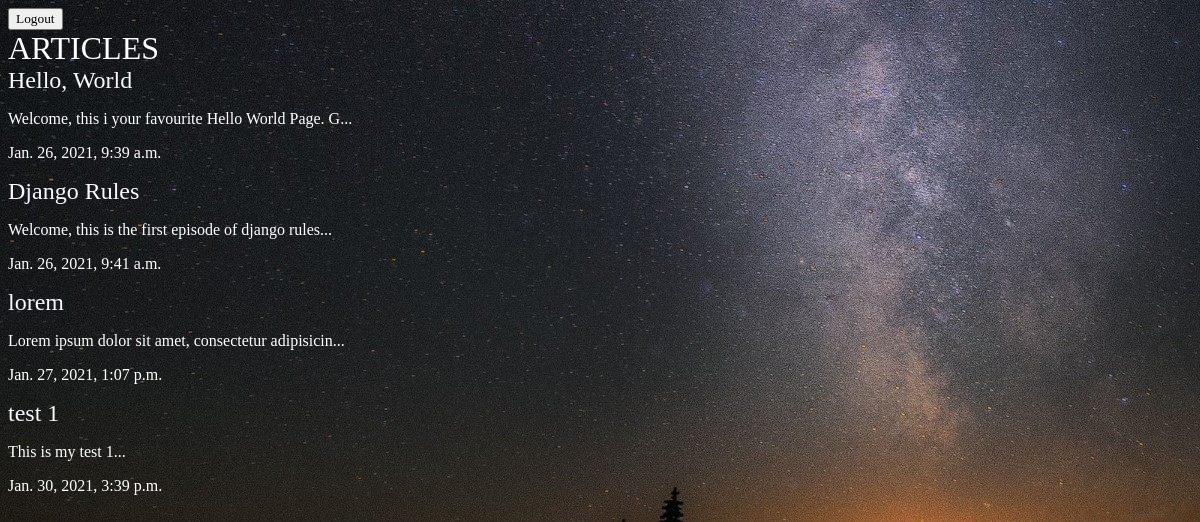
The app's page /articles/ with its own data.
### articles/models.py (models this page shows, shortened)
class Articles(models.Model):
    title = models.CharField(max_length=100)
    slug = models.SlugField()
    body = models.TextField()
    date = models.DateTimeField(auto_now_add=True)
    thumb = models.ImageField(default='default.png', blank=True)
    def snippet(self):
        return self.body[:50] + '...'

### articles/views.py (the view)
# urls.py: path('', views.article_list, name="article_list"),
def article_list(request):
    articles = Articles.objects.all().order_by('date')
    return render(request, 'articles/article_list.html', {'articles': articles})

### articles/templates/articles/article_list.html
{% extends 'base.html' %}
{% block content%}
    <h1>ARTICLES</h1>
    <div class="article">
        {% for article in articles %}
            <div class="article">
                <h2><a href="{% url 'articles:article_detail' slug=article.slug %}">{{ article.title }}</a></h2>
                <p>{{ article.snippet }}</p>
                <p>{{ article.date }}</p>
            </div>
        {% endfor %}
    </div>
{% endblock %}

### assets/style.css (style rules this page uses)
body * { font-family: Tahoma; }
body { background-color: #0f121f; color: #fff; background-image: url(/static/images/bg.png); background-repeat: no-repeat; }
h1, h2, h3, h4, h5 { font-weight: normal; margin: 0; }
a, a:hover, a:visited { color: ghostwhite; text-decoration: none; }

### records on screen
Articles: title "Hello, World", snippet "Welcome, this i your favourite Hello World Page. G...", date "Jan. 26, 2021, 9:39 a.m."
Articles: title "Django Rules", snippet "Welcome, this is the first episode of django rules...", date "Jan. 26, 2021, 9:41 a.m."
Articles: title "lorem", snippet "Lorem ipsum dolor sit amet, consectetur adipisicin...", date "Jan. 27, 2021, 1:07 p.m."
Articles: title "test 1", snippet "This is my test 1...", date "Jan. 30, 2021, 3:39 p.m."
